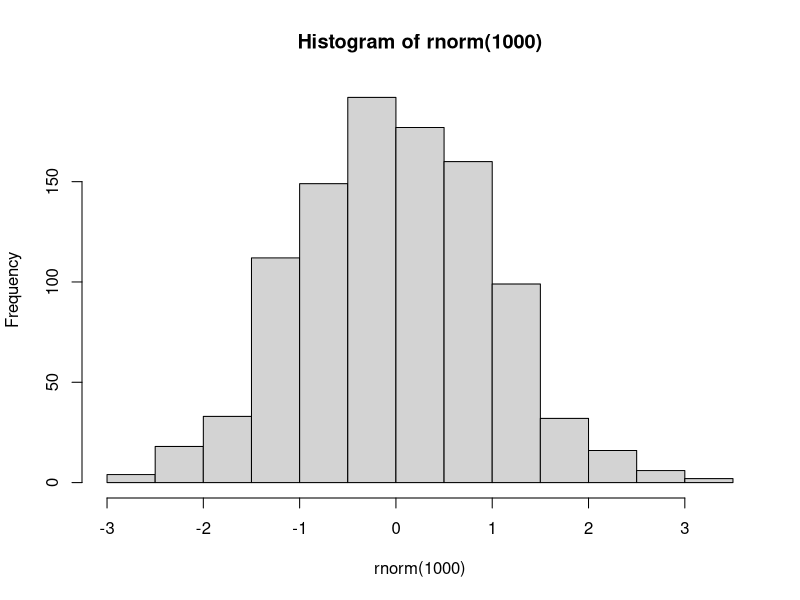
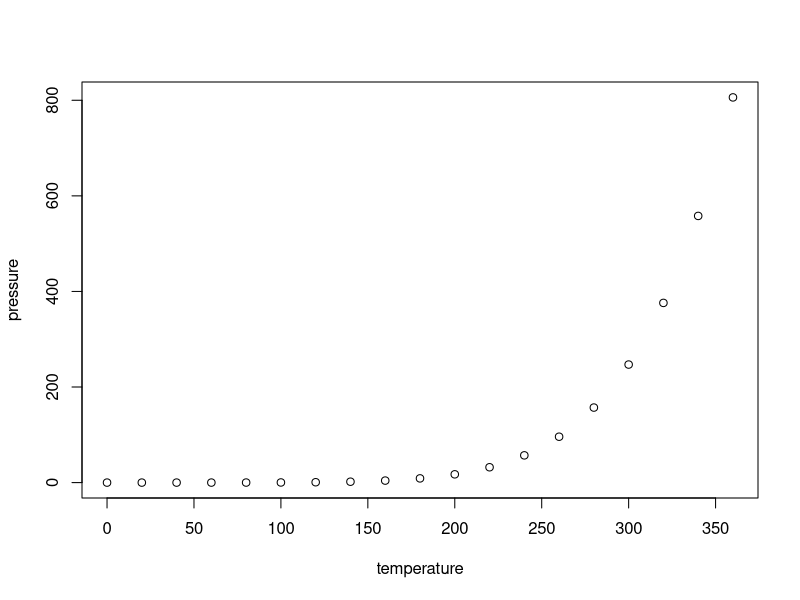

Here is the R script that generated these plots, in order:
## ---- chunk 1
knitr::opts_chunk$set(echo = TRUE)
## ---- chunk 2
hist(rnorm(1000))
## ---- chunk 3
plot(pressure)
